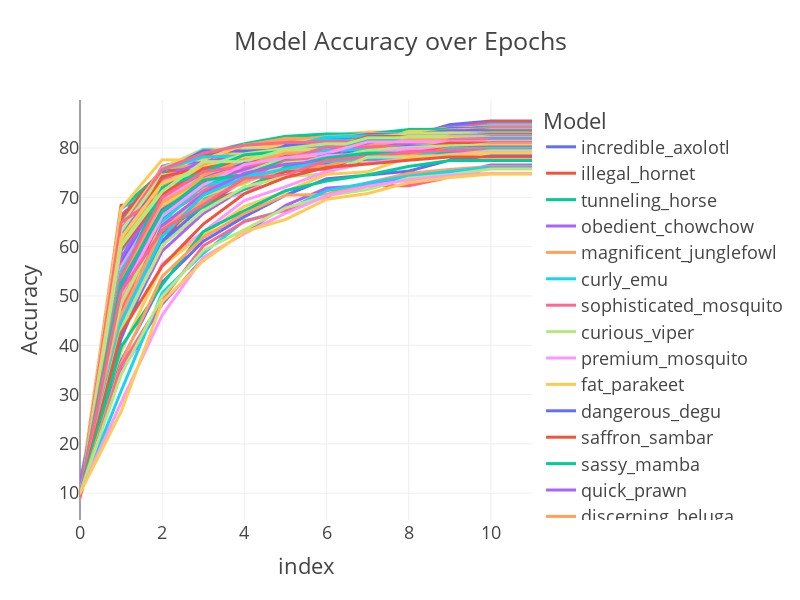

Write notebook code for a chart like this one.
### Code cell
epochs_data=train_data_dist_cum.sort_values("best_acc",ascending= False).iloc[:,:50].T.reset_index(drop=True).reset_index().melt(id_vars='index', var_name='Model', value_name='Accuracy')

import plotly.express as px
fig = px.line(epochs_data, x='index', y='Accuracy', color='Model', title='Model Accuracy over Epochs')
fig.update_layout(height=600, width=800, template="presentation")
fig
